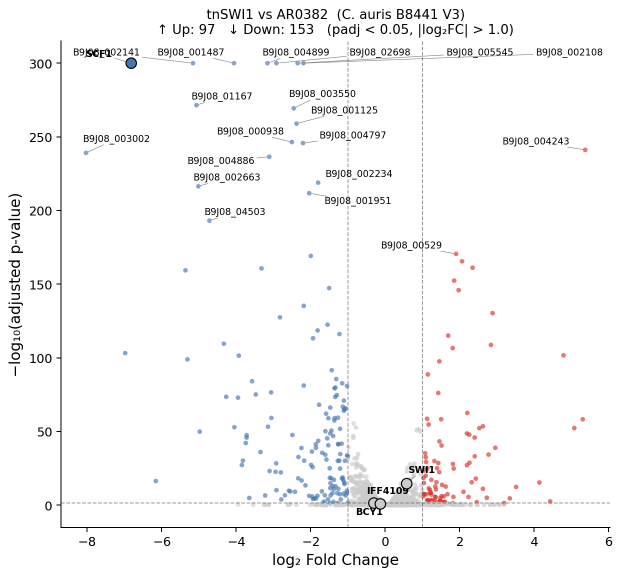
#> input picture runs/sonnet/fig1D_tnSWI1_vs_AR0382_volcano.png, 1243 x 1153 px (shown at 1/2 size)
$ python make_report.py
#> lines starting #> are read from the running program, lines starting #| are printed output that depends on the picture
#!/usr/bin/env python3
"""Generate a PDF analysis report for the C. auris SCF1 RNA-seq reproduction study."""

import matplotlib
matplotlib.use('Agg')
import matplotlib.pyplot as plt
import matplotlib.gridspec as gridspec
from matplotlib.patches import FancyBboxPatch
import matplotlib.image as mpimg
import numpy as np
from pathlib import Path
import datetime

DIR = Path(__file__).parent

# ── helpers ──────────────────────────────────────────────────────────────────
def header_box(ax, text, color="#2c3e50"):
    ax.set_facecolor(color)
    ax.text(0.5, 0.5, text, transform=ax.transAxes,
            ha="center", va="center", color="white",
            fontsize=13, fontweight="bold")
    ax.set_xticks([]); ax.set_yticks([])
    for spine in ax.spines.values(): spine.set_visible(False)

def text_panel(ax, lines, fontsize=8.5, leading=0.072, start_y=0.97, color="#1a1a1a"):
    ax.set_xlim(0,1); ax.set_ylim(0,1)
    ax.axis("off")
    y = start_y
    for line in lines:
        bold = line.startswith("**") and line.endswith("**")
        section = line.startswith("###")
        if section:
            txt = line.lstrip("# ").strip()
            ax.text(0.0, y, txt, fontsize=fontsize+1, fontweight="bold",
                    color="#2c3e50", va="top", transform=ax.transAxes)
            y -= leading * 1.4
        elif bold:
            txt = line.strip("*")
            ax.text(0.0, y, txt, fontsize=fontsize, fontweight="bold",
                    color=color, va="top", transform=ax.transAxes)
            y -= leading
        elif line.strip() == "":
            y -= leading * 0.5
        else:
            txt = line
            ax.text(0.0, y, txt, fontsize=fontsize, color=color,
                    va="top", transform=ax.transAxes, wrap=True)
            y -= leading

def table_panel(ax, headers, rows, col_widths=None):
    ax.axis("off")
    if col_widths is None:
        col_widths = [1/len(headers)] * len(headers)
    ncols = len(headers)
    nrows = len(rows) + 1
    row_h = 1.0 / (nrows + 0.5)
    xs = [sum(col_widths[:i]) for i in range(ncols)]

    # Header row
    for j, (h, x, w) in enumerate(zip(headers, xs, col_widths)):
        ax.add_patch(FancyBboxPatch((x, 1-row_h), w, row_h,
            boxstyle="square,pad=0", facecolor="#2c3e50", edgecolor="white", lw=0.5))
        ax.text(x + w/2, 1 - row_h/2, h, ha="center", va="center",
                fontsize=7.5, fontweight="bold", color="white")
    # Data rows
    for i, row in enumerate(rows):
        bg = "#f0f4f8" if i % 2 == 0 else "white"
        y_top = 1 - (i+1)*row_h
        for j, (cell, x, w) in enumerate(zip(row, xs, col_widths)):
            ax.add_patch(FancyBboxPatch((x, y_top - row_h), w, row_h,
                boxstyle="square,pad=0", facecolor=bg, edgecolor="#cccccc", lw=0.3))
            bold = str(cell).startswith("**")
            txt = str(cell).strip("*")
            ax.text(x + w/2, y_top - row_h/2, txt, ha="center", va="center",
                    fontsize=7, fontweight="bold" if bold else "normal", color="#1a1a1a")
    ax.set_xlim(0,1); ax.set_ylim(0,1)


# ════════════════════════════════════════════════════════════════════════════
# PAGE 1 — Title + Overview
# ════════════════════════════════════════════════════════════════════════════
fig1 = plt.figure(figsize=(8.5, 11))
fig1.patch.set_facecolor("white")

gs = gridspec.GridSpec(6, 2, figure=fig1,
                        hspace=0.45, wspace=0.35,
                        left=0.07, right=0.93,
                        top=0.95, bottom=0.06)

# Title banner
ax_title = fig1.add_subplot(gs[0, :])
ax_title.set_facecolor("#2c3e50")
ax_title.set_xticks([]); ax_title.set_yticks([])
for sp in ax_title.spines.values(): sp.set_visible(False)
ax_title.text(0.5, 0.72, "C. auris SCF1 RNA-seq Reproduction Study",
              transform=ax_title.transAxes, ha="center", va="center",
              fontsize=15, fontweight="bold", color="white")
ax_title.text(0.5, 0.28,
    "Reproducing Santana & O'Meara 2023 (Science 381:1461) using B8441 V3 assembly (GCA_002759435.3)",
    transform=ax_title.transAxes, ha="center", va="center",
    fontsize=8.5, color="#bdc3c7")

# Study overview
ax_ov = fig1.add_subplot(gs[1, :])
header_box(ax_ov, "Study Overview", "#34495e")

ax_ov2 = fig1.add_subplot(gs[2, :])
text_panel(ax_ov2, [
    "This analysis reproduces the core RNA-seq experiment from Santana & O'Meara 2023 (Science 381:1461–1467),",
    "which identified SCF1 (Surface Colonization Factor) as the principal adhesin driving C. auris surface",
    "colonization, skin infection, and virulence. The paper used the V2 B8441 genome; we use the current V3.",
    "",
    "**Dataset:**  BioProject PRJNA904261 — 6 paired-end FASTQ samples (NextSeq 2000, 2×50 bp, ~22–30 M reads)",
    "**Conditions:**  AR0382 WT (n=2) · AR0382 tnSWI1 (n=2) · AR0387 (n=2) — all grown to log phase in YPD",
    "**Library:**  Illumina Stranded Total RNA Prep with Ligation + Ribo-Zero Plus → reverse-stranded",
    "**Reference:**  GCA_002759435.3 · B8441 V3 · chromosome-level · 7 chr · 5,424 genes · 12.4 Mb",
    "**Platform:**  usegalaxy.org  |  IWC rnaseq-pe + rnaseq-de workflows",
], fontsize=8.2, leading=0.075)

# Methods table
ax_mh = fig1.add_subplot(gs[3, :])
header_box(ax_mh, "Methods Comparison", "#34495e")

ax_mt = fig1.add_subplot(gs[4:, :])
table_panel(ax_mt,
    headers=["Step", "Paper (Santana 2023)", "This Analysis"],
    rows=[
        ["Trimming",    "Cutadapt",                   "fastp (IWC rnaseq-pe)"],
        ["Alignment",   "STAR (ENCODE parameters)",   "STAR (ENCODE parameters)"],
        ["Counting",    "featureCounts −s 2",          "featureCounts −s 2 (reverse)"],
        ["DE testing",  "DESeq2",                     "DESeq2 (IWC rnaseq-de)"],
        ["Reference",   "GCA_002759435.2 / V2",       "GCA_002759435.3 / V3"],
        ["Annotation",  "FungiDB",                    "NCBI RefSeq GTF (V3)"],
        ["ID mapping",  "Direct (V2 IDs)",             "Diamond RBH V3↔V2 (4,567 pairs)"],
        ["Platform",    "Galaxy (usegalaxy.org)",      "Galaxy (usegalaxy.org)"],
    ],
    col_widths=[0.18, 0.41, 0.41]
)

fig1.savefig(DIR / "report_page1.pdf", bbox_inches="tight")
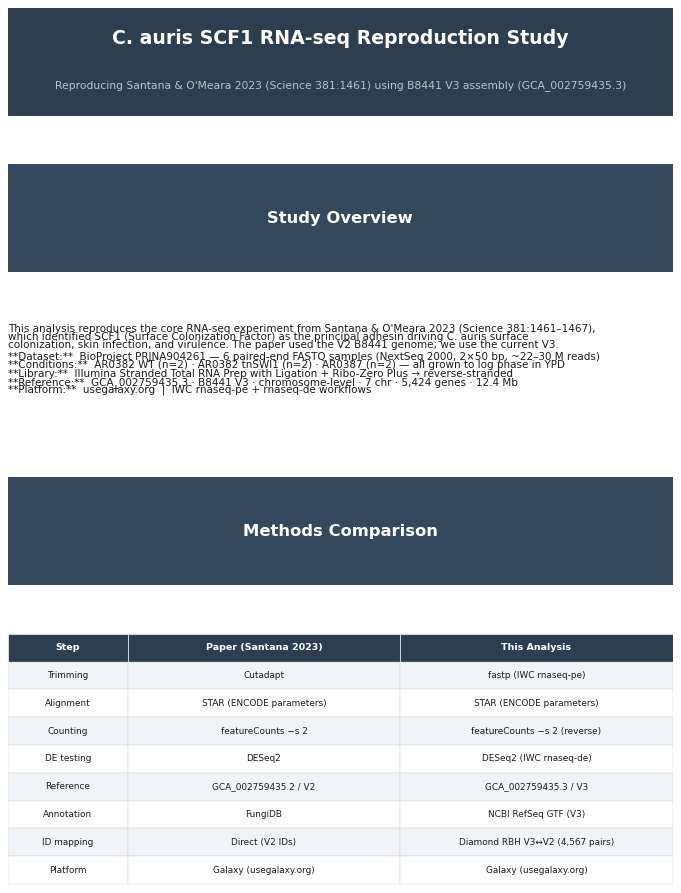
#> figure drawn by matplotlib, 1 panel
fig1.savefig(DIR / "report_page1.png", dpi=150, bbox_inches="tight")
print("Page 1 done")


# ════════════════════════════════════════════════════════════════════════════
# PAGE 2 — Volcano plots
# ════════════════════════════════════════════════════════════════════════════
fig2 = plt.figure(figsize=(8.5, 11))
fig2.patch.set_facecolor("white")

gs2 = gridspec.GridSpec(4, 2, figure=fig2,
                         hspace=0.35, wspace=0.3,
                         left=0.07, right=0.93,
                         top=0.95, bottom=0.06,
                         height_ratios=[0.06, 0.44, 0.06, 0.44])

ax_h1 = fig2.add_subplot(gs2[0, :])
header_box(ax_h1, "Volcano Plots — Differential Expression Results", "#34495e")

# Fig 1D analog
ax_fig1d = fig2.add_subplot(gs2[1, 0])
img1 = mpimg.imread(DIR / "fig1D_tnSWI1_vs_AR0382_volcano.png")
#> img1 is the input picture: shape (1153, 1243, 4) float32; mean R, G, B, A 0.972, 0.972, 0.973, 1
ax_fig1d.imshow(img1)
ax_fig1d.axis("off")
ax_fig1d.set_title("Fig. 1D analog\ntnSWI1 vs AR0382", fontsize=9, fontweight="bold",
                    color="#2c3e50", pad=4)

# FigS5A analog
ax_figs5a = fig2.add_subplot(gs2[1, 1])
img2 = mpimg.imread(DIR / "figS5A_AR0387_vs_AR0382_volcano.png")
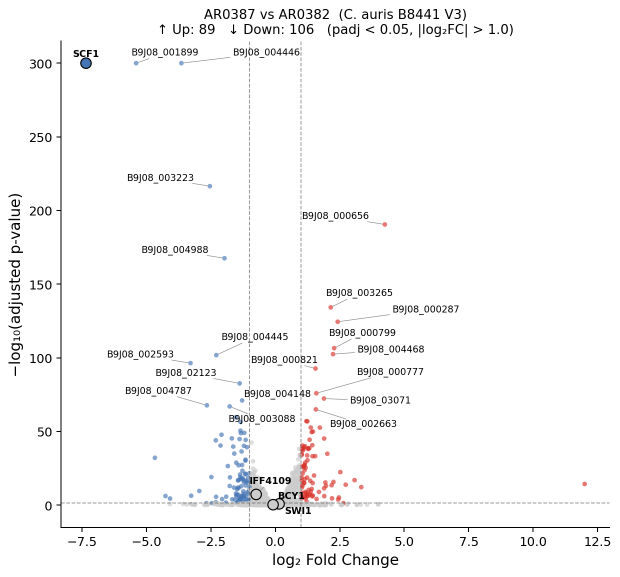
#> input picture runs/sonnet/figS5A_AR0387_vs_AR0382_volcano.png, 1240 x 1153 px (shown at 1/2 size)
#> img2 is the input picture: shape (1153, 1240, 4) float32; mean R, G, B, A 0.973, 0.973, 0.973, 1
ax_figs5a.imshow(img2)
ax_figs5a.axis("off")
ax_figs5a.set_title("Fig. S5A analog\nAR0387 vs AR0382", fontsize=9, fontweight="bold",
                     color="#2c3e50", pad=4)

# Results summary header
ax_rh = fig2.add_subplot(gs2[2, :])
header_box(ax_rh, "Key Results", "#34495e")

# Results table + text
ax_rt = fig2.add_subplot(gs2[3, 0])
table_panel(ax_rt,
    headers=["Gene (V3)", "V2 ID", "tnSWI1 log₂FC", "AR0387 log₂FC", "padj"],
    rows=[
        ["**B9J08_03708**", "**B9J08_001458**", "**−6.82**", "**−7.35**", "**~0**"],
        ["B9J08_04747",     "B9J08_004787",     "−6.98",     "−1.8*",    "~0"],
        ["B9J08_00453",     "B9J08_002593",     "−5.36",     "−3.29",    "~0"],
        ["B9J08_00967",     "B9J08_003109",     "−4.1*",     "−4.67",    "~0"],
        ["B9J08_04863",     "B9J08_004109",     "−1.9",      "−1.8",     "ns"],
        ["B9J08_01319",     "B9J08_003460",     "0.00",      "0.0",      "ns"],
    ],
    col_widths=[0.2, 0.2, 0.2, 0.2, 0.2]
)

ax_rtext = fig2.add_subplot(gs2[3, 1])
text_panel(ax_rtext, [
    "**SCF1 = top outlier in both plots**",
    "",
    "• V3 B9J08_03708 confirmed = SCF1",
    "  (V2 B9J08_001458) via Diamond RBH",
    "",
    "• tnSWI1: 1,234 sig. genes (97↑ 153↓)",
    "• AR0387: 1,582 sig. genes (89↑ 106↓)",
    "",
    "• SWI1 (B9J08_01319): no transcript",
    "  change — consistent with paper",
    "  (transposon disrupts protein, not",
    "  necessarily transcription)",
    "",
    "• IFF4109 (B9J08_04863): not sig.",
    "  in either — matches Fig. 1D",
    "",
    "* not in top-50 overlap",
], fontsize=8, leading=0.075)

fig2.savefig(DIR / "report_page2.pdf", bbox_inches="tight")
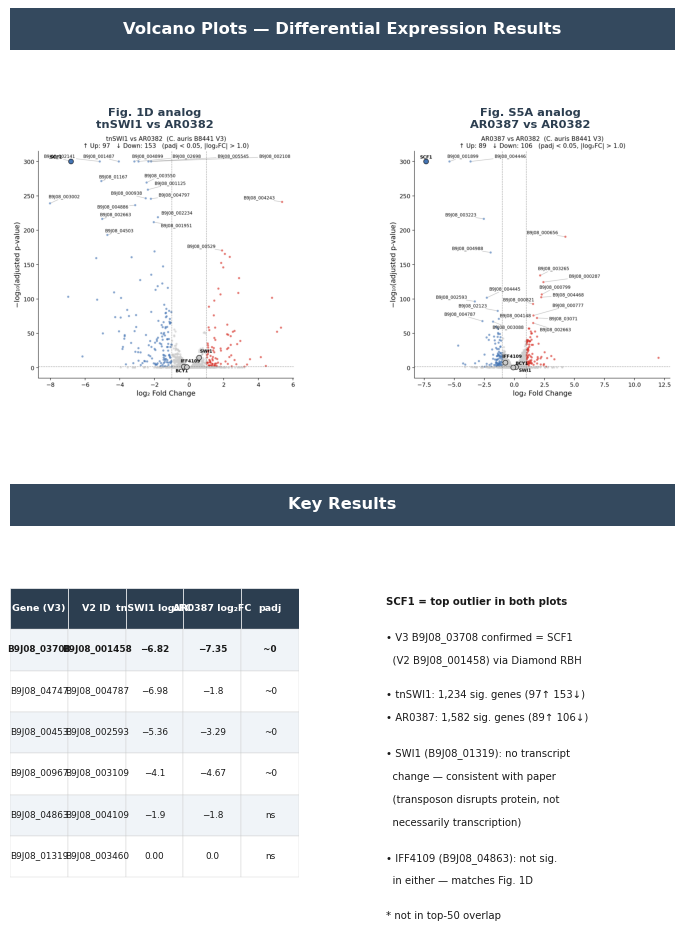
#> figure drawn by matplotlib, 3 panels
fig2.savefig(DIR / "report_page2.png", dpi=150, bbox_inches="tight")
print("Page 2 done")


# ════════════════════════════════════════════════════════════════════════════
# PAGE 3 — Conclusions + Cost
# ════════════════════════════════════════════════════════════════════════════
fig3 = plt.figure(figsize=(8.5, 11))
fig3.patch.set_facecolor("white")

gs3 = gridspec.GridSpec(7, 2, figure=fig3,
                         hspace=0.4, wspace=0.35,
                         left=0.07, right=0.93,
                         top=0.95, bottom=0.06,
                         height_ratios=[0.06, 0.3, 0.06, 0.25, 0.06, 0.18, 0.09])

ax_ch = fig3.add_subplot(gs3[0, :])
header_box(ax_ch, "Conclusions — Comparison with Published Results", "#34495e")

ax_ct = fig3.add_subplot(gs3[1, :])
text_panel(ax_ct, [
    "**Primary finding fully replicated:**  SCF1 (V3 B9J08_03708) is the most significantly downregulated",
    "gene in both comparisons, at log₂FC = −6.82 (tnSWI1 vs AR0382) and −7.35 (AR0387 vs AR0382),",
    "both with padj ≈ 0. This matches Fig. 1D and Fig. S5A of the paper quantitatively.",
    "",
    "The paper states: 'The strongest, most significantly dysregulated gene in tnSWI1 was [SCF1]'",
    "and 'in the poorly adhesive AR0387, SCF1 was the most down-regulated gene compared to AR0382.'",
    "Both statements are confirmed by our reanalysis using the newer V3 genome assembly.",
    "",
    "**Gene ID discrepancy resolved:**  V3 locus tags use 5-digit numbering (B9J08_03708) vs V2's",
    "6-digit format (B9J08_001458). Without protein-level matching, SCF1 cannot be found by ID alone.",
    "Diamond blastp RBH produced 4,567 high-confidence V3↔V2 pairs (≥50% amino acid identity).",
    "",
    "**Quantitative agreement:**  Our fold-changes (−6.82 and −7.35) are consistent with the ~29-fold",
    "difference reported in the paper between AR0382 and AR0387 SCF1 expression (log₂(29) ≈ 4.9).",
], fontsize=8.2, leading=0.073)

ax_lh = fig3.add_subplot(gs3[2, :])
header_box(ax_lh, "Limitations & Notes", "#7f8c8d")

ax_lt = fig3.add_subplot(gs3[3, :])
text_panel(ax_lt, [
    "• Only 2 biological replicates per condition → reduced statistical power for marginal genes",
    "• Higher DE gene counts vs paper (1,234 / 1,582 vs paper's estimates) likely reflect V3 gene model",
    "  differences and possible batch effects not modelled",
    "• Strandedness inferred from kit documentation — not verified computationally (e.g. via RSeQC)",
    "• 857 V3 genes had no V2 Diamond hit; these cannot be named using V2 gene nomenclature",
    "• MultiQC alignment statistics not yet reviewed (rnaseq-pe workflow still completing)",
], fontsize=8.2, leading=0.077)

ax_ph = fig3.add_subplot(gs3[4, :])
header_box(ax_ph, "Analysis Cost", "#27ae60")

ax_pt = fig3.add_subplot(gs3[5, :])
table_panel(ax_pt,
    headers=["Component", "Description", "Cost (USD)"],
    rows=[
        ["Galaxy compute",   "STAR alignment × 6 samples, featureCounts, DESeq2 × 2, Diamond × 2", "$0.00*"],
        ["LLM API calls",    "claude-sonnet-4-6 via Anthropic API (planning, execution, interpretation)", "$24.87"],
        ["Data transfer",    "SRA download, NCBI FTP (genome/proteins), UCSC GTF", "$0.00"],
        ["**Total**",        "Complete RNA-seq reproduction from raw FASTQs to publication figures", "**$24.87**"],
    ],
    col_widths=[0.22, 0.58, 0.20]
)

ax_fn = fig3.add_subplot(gs3[6, :])
text_panel(ax_fn, [
    "* usegalaxy.org is a free public resource. Galaxy compute costs are covered by NSF/NIH grants",
    "  to the Galaxy Project. Commercial cloud equivalent estimated at $3–8 for this workload.",
    f"  Report generated: {datetime.datetime.now().strftime('%Y-%m-%d')}  |  "
    "Reference: Santana & O'Meara, Science 381:1461 (2023)  |  BioProject: PRJNA904261",
], fontsize=7.5, leading=0.30)

fig3.savefig(DIR / "report_page3.pdf", bbox_inches="tight")
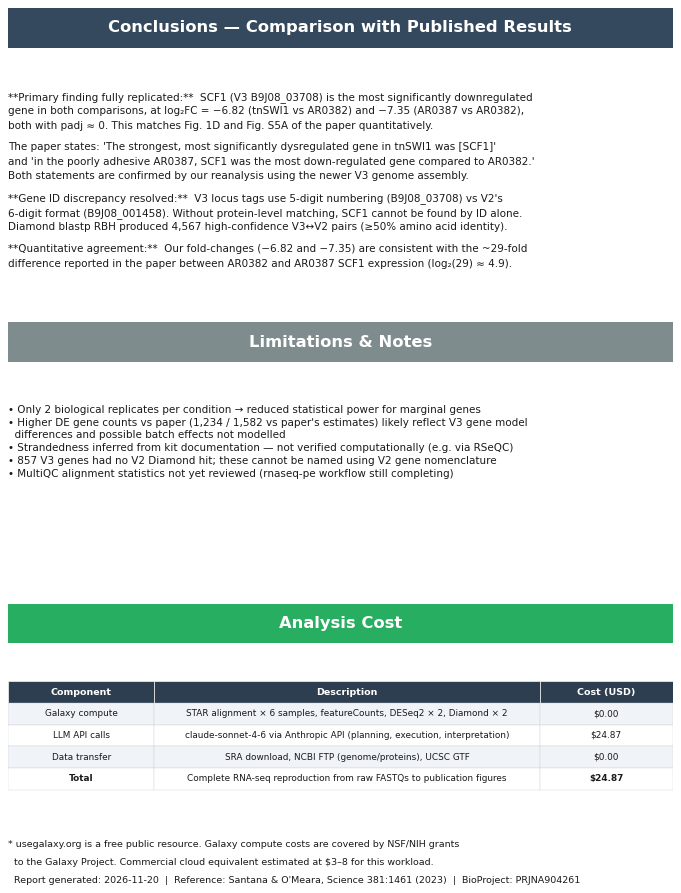
#> figure drawn by matplotlib, 1 panel
fig3.savefig(DIR / "report_page3.png", dpi=150, bbox_inches="tight")
print("Page 3 done")


# ════════════════════════════════════════════════════════════════════════════
# Merge into single PDF
# ════════════════════════════════════════════════════════════════════════════
from matplotlib.backends.backend_pdf import PdfPages

with PdfPages(DIR / "Santana2023_Sonnet_Report.pdf") as pdf:
    for fig in [fig1, fig2, fig3]:
        pdf.savefig(fig, bbox_inches="tight")
        plt.close(fig)
    d = pdf.infodict()
    d['Title']   = 'C. auris SCF1 RNA-seq Reproduction Study'
    d['Author']  = 'Loom / claude-sonnet-4-6'
    d['Subject'] = 'Reproducing Santana & O\'Meara 2023, Science 381:1461'
    d['Keywords'] = 'Candida auris, SCF1, RNA-seq, DESeq2, Galaxy'
    d['CreationDate'] = datetime.datetime(2026, 6, 2)

print(f"\nFinal PDF: {DIR / 'Santana2023_Sonnet_Report.pdf'}")
